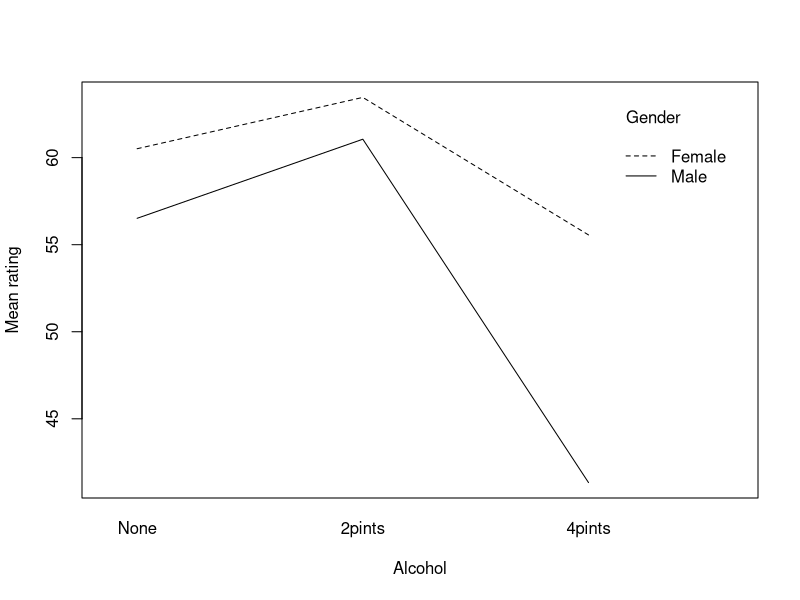

R code for this plot:
## ---- chunk 1
knitr::opts_chunk$set(echo = TRUE, message = FALSE, warning = FALSE)
## ---- chunk 2
set.seed(2)

alcohol <- expand.grid(
  Alcohol = factor(c("None", "2pints", "4pints"), levels = c("None", "2pints", "4pints")),
  Gender  = factor(c("Female", "Male"), levels = c("Female", "Male")),
  rep     = 1:18
)

# Simulate an interaction: alcohol affects males more negatively at 4pints
base <- 60
alcohol$Rating <- with(alcohol,
  base +
    ifelse(Gender == "Female", 2, -2) +
    ifelse(Alcohol == "None", 0, ifelse(Alcohol == "2pints", 2, -8)) +
    ifelse(Gender == "Male" & Alcohol == "4pints", -10, 0) +
    rnorm(nrow(alcohol), 0, 6)
)

alcohol <- alcohol[, c("Alcohol","Gender","Rating")]
head(alcohol)
## ---- chunk 3
m_2way <- aov(Rating ~ Alcohol * Gender, data = alcohol)
summary(m_2way)
## ---- chunk 4
interaction.plot(alcohol$Alcohol, alcohol$Gender, alcohol$Rating,
                 xlab = "Alcohol", ylab = "Mean rating", trace.label = "Gender")
## ---- chunk 5
library(emmeans)
emm2 <- emmeans(m_2way, ~ Alcohol | Gender)
pairs(emm2, adjust = "bonferroni")
## ---- chunk 6
set.seed(3)

speed <- expand.grid(
  Subject  = factor(1:30),
  Looks    = factor(c("Attractive","Average","Ugly"),
                    levels = c("Attractive","Average","Ugly")),
  Charisma = factor(c("High","Some","None"),
                    levels = c("High","Some","None"))
)

# Simulate main effects + interaction-ish structure
speed$Rating <- with(speed,
  75 +
    ifelse(Looks == "Attractive", 10, ifelse(Looks == "Average", 0, -12)) +
    ifelse(Charisma == "High", 8, ifelse(Charisma == "Some", 0, -10)) +
    # small interaction: charisma matters less when looks are ugly
    ifelse(Looks == "Ugly" & Charisma == "High", -4, 0) +
    rnorm(nrow(speed), 0, 7)
)

head(speed)
## ---- chunk 7
m_within2 <- aov(Rating ~ Looks * Charisma + Error(Subject/(Looks*Charisma)), data = speed)
summary(m_within2)
## ---- chunk 8
set.seed(4)

# Add a between-subject variable (Gender) at the subject level
subj_gender <- data.frame(
  Subject = factor(1:30),
  Gender  = factor(rep(c("Female","Male"), each = 15), levels = c("Female","Male"))
)

speed_mixed <- merge(speed, subj_gender, by = "Subject")

# Slightly modify ratings: gender difference depends on looks (toy pattern)
speed_mixed$Rating2 <- with(speed_mixed,
  Rating +
    ifelse(Gender == "Female" & Looks == "Attractive", 2, 0) +
    ifelse(Gender == "Male" & Looks == "Ugly", -2, 0)
)

head(speed_mixed)
## ---- chunk 9
m_mixed3 <- aov(Rating2 ~ Gender * Looks * Charisma + Error(Subject/(Looks*Charisma)), data = speed_mixed)
summary(m_mixed3)
## ---- chunk 10
emm_mixed <- emmeans(aov(Rating2 ~ Gender * Looks * Charisma, data = speed_mixed),
                     ~ Looks | Gender)
pairs(emm_mixed, adjust = "holm")
## ---- chunk 11
data(ToothGrowth)
head(ToothGrowth)

# One-way example (dose only)
ToothGrowth$dose_f <- factor(ToothGrowth$dose)
m_tg_1 <- aov(len ~ dose_f, data = ToothGrowth)
TukeyHSD(m_tg_1)

# Two-way factorial (dose × supp)
m_tg_2 <- aov(len ~ dose * supp, data = ToothGrowth)
summary(m_tg_2)
